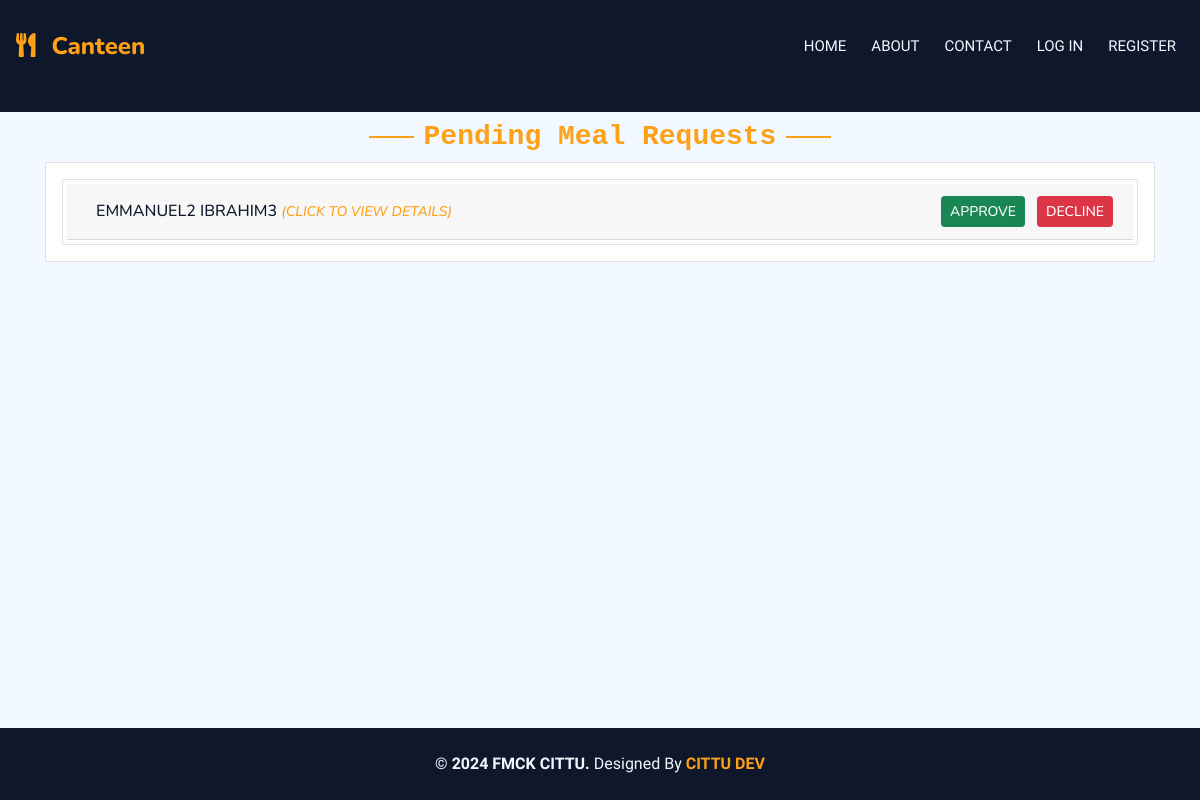
The app's page /meal_request_list, older data.
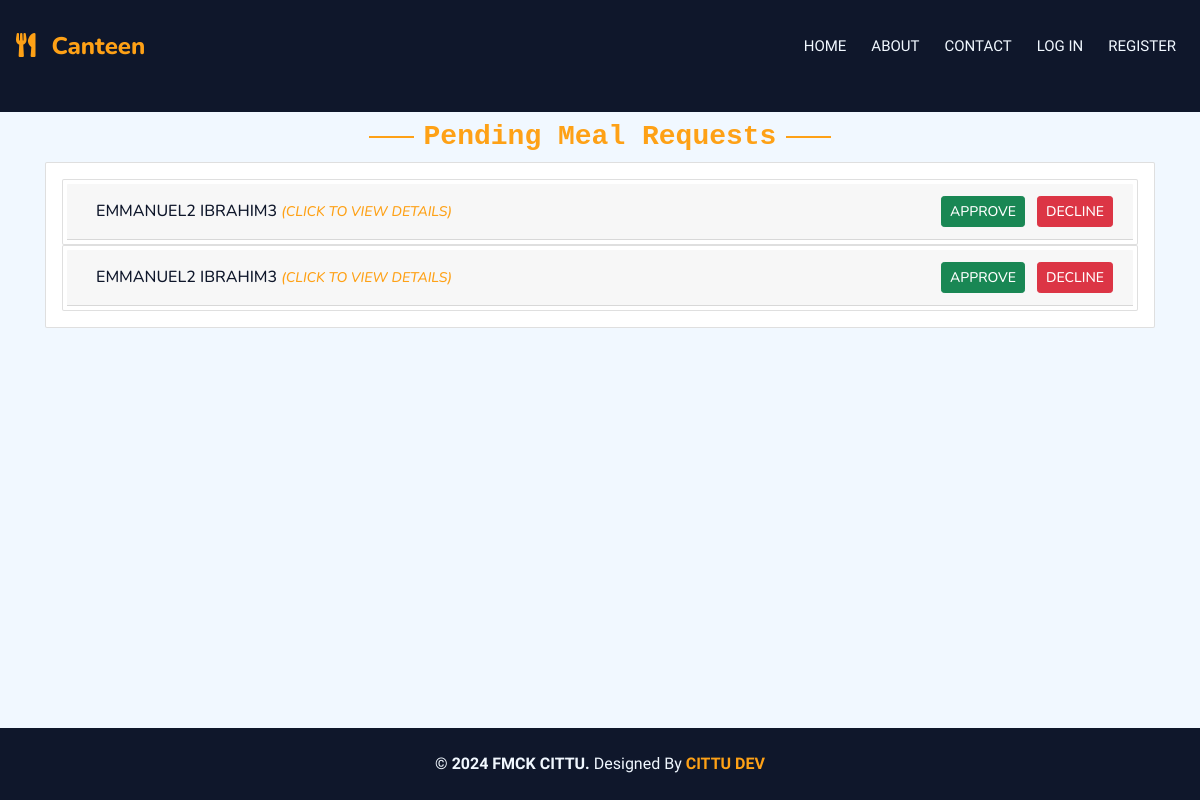
The same page, newer data.
### main/models.py (models this page shows, shortened)
class Request(models.Model):
    user = models.ForeignKey(User, on_delete=models.SET_NULL, null=True)
    date_created = models.DateTimeField(auto_now_add=True)
    class Meta:
        verbose_name_plural = "Request"

### accounts/models.py (models this page shows, shortened)
class User(AbstractUser):
    firstname = models.CharField(max_length=200)
    lastname = models.CharField(max_length=200)
    othername = models.CharField(max_length=100 ,blank=True,null=True)
    username = models.CharField(max_length=100, unique=True)  # Ensure username is unique
    file_no = models.CharField(unique=True, max_length=7)
    phone_number = models.CharField(max_length=11)
    department = models.ForeignKey(Department, on_delete=models.SET_NULL, null=True)
    unit = models.ForeignKey(Unit, on_delete=models.SET_NULL, null=True)
    gender = models.ForeignKey(Gender, on_delete=models.CASCADE)
    group = models.ForeignKey(UserGroup, on_delete=models.CASCADE, blank=True, null=True)
    is_intern = models.BooleanField(default=False)
    is_active = models.BooleanField(default=True)
    date_created = models.DateTimeField(auto_now_add=True)
    USERNAME_FIELD = 'username'
    REQUIRED_FIELDS = ['firstname', 'lastname', 'file_no', 'phone_number', 'department', 'unit']
    class Meta:
        verbose_name_plural = "User"

### main/views.py (the view)
# urls.py: path('meal_request_list',views.meal_request_list, name='meal_request_list'),
def meal_request_list(request):
    requests = Request.objects.all()
    context = {'requests': requests}
    return render(request, 'main/pending_meal_requests.html',context)

### main/models.py (called while the page is built)
    def __str__(self):
        return self.title

### templates/main/pending_meal_requests.html (shortened to what this page needs)
{% extends 'base/base.html' %}
{% block content %}
<div class="container-xxl pt-2 pb-3 d-flex justify-content-center align-items-center">
  <div class="container ">
    <div class="text-center">
      <h3 class="section-title ff-secondary text-center text-primary font-monospace">Pending Meal Requests</h3>
  </div>
    <div class="card col-12">
    <div class="card-body">
      {% if requests %}
      {% for request in requests %}
      <div class="card  p-1">
        <div class="card-header" id="heading-{{ request.id }}">
          <div class="mb-0 d-flex justify-content-between align-items-center ">
            <button class="btn btn-btn-outline-primary text-dark" data-bs-toggle="collapse" data-bs-target="#collapse-{{ request.id }}" aria-expanded="true" aria-controls="collapse-{{ request.id }}">
              <span>{{ request.user.firstname }}</span>  <span>{{ request.user.lastname }} </span> <span><small><i class="text-primary">(Click to view details)</i></small></span>
            </button>
            <div>
              <form method="POST" action="{% url 'approve_meal_request' request.id %}">
                <button type="submit" name="action" value="approve" class="btn btn-success btn-sm m-1">Approve</button>
                <button type="submit" name="action" value="decline" class="btn btn-danger btn-sm m-1">Decline</button>
              </form>
            </div>
          </div>
        </div>
      </div>
    {% endfor %}
    {% else %}
    <h2 class='text-center '>No pending meal request available.</h2>
    {% endif %}
    </div>
    </div>
  </div>
</div>
{% endblock content %}

Row changes from the older to the newer data that the page shows:
added Request: user.firstname "EMMANUEL2", user.lastname "IBRAHIM3"
